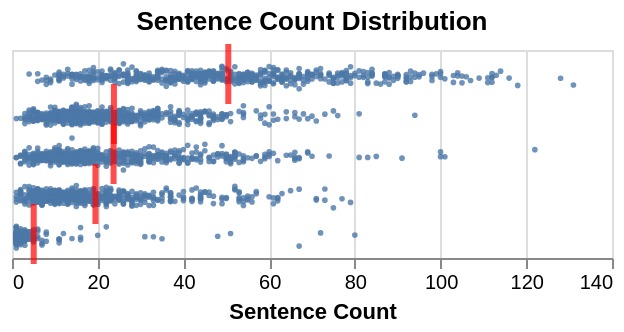

Notebook source saved alongside this figure:
### Code cell
gaussian_jitter = alt.Chart(dataq5_2_test, title='Sentence Count Distribution').mark_circle(size=8,).encode(
    y=y_enc,
    x=alt.X("sentence_count:Q", title="Sentence Count"),
    yOffset="jitter:Q",
    opacity=alt.when(selector).then(alt.value(0.8)).otherwise(alt.value(0.2))
).transform_calculate(
    jitter="sqrt(-2*log(random()))*cos(2*PI*random())"
).add_params(selector)

mean_bar = alt.Chart(dataq5_2_test).mark_tick(color='red', size=30,thickness=3).transform_aggregate(
    mean_sc="mean(sentence_count)",
    groupby=["character"]
).encode(
    x= alt.X("mean_sc:Q"),
    y=y_enc #
).transform_filter(selector)
jitter_final = (gaussian_jitter + mean_bar).properties(width=300)
jitter_final

### Figure 1 — Vega specification as saved in the notebook (floating-point values rounded to 4 significant figures; data arrays with more than 128 entries replaced by an {"elided": "..."} marker saying what was removed)
{"$schema": "https://vega.github.io/schema/vega/v6.json", "data": [{"name": "_server_data_2", "values": [{"character": "Bart", "mean_sc": 23.7}, {"character": "Homer", "mean_sc": 50.47}, {"character": "Lisa", "mean_sc": 19.47}, {"character": "Marge", "mean_sc": 23.79}, {"character": "Apu", "mean_sc": 5.071}]}, {"name": "param_0d7c80f1851cf81e_store"}, {"name": "source_0", "values": {"elided": "2450 records"}}, {"name": "data_0", "source": "source_0", "transform": [{"type": "formula", "expr": "sqrt(-2*log(random()))*cos(2*PI*random())", "as": "jitter"}, {"type": "formula", "expr": "datum[\"character\"]===\"Homer\" ? 0 : datum[\"character\"]===\"Marge\" ? 1 : datum[\"character\"]===\"Bart\" ? 2 : datum[\"character\"]===\"Lisa\" ? 3 : datum[\"character\"]===\"Apu\" ? 4 : 5", "as": "y_character_sort_index"}, {"type": "project", "fields": ["character", "jitter", "sentence_count", "y_character_sort_index"]}]}, {"name": "data_1", "source": "data_0", "transform": [{"type": "filter", "expr": "isValid(datum[\"sentence_count\"]) && isFinite(+datum[\"sentence_count\"]) && isValid(datum[\"jitter\"]) && isFinite(+datum[\"jitter\"])"}, {"type": "project", "fields": ["character", "jitter", "sentence_count"]}]}, {"name": "data_2", "source": "_server_data_2", "transform": [{"type": "filter", "expr": "!length(data(\"param_0d7c80f1851cf81e_store\")) || vlSelectionTest(\"param_0d7c80f1851cf81e_store\", datum)"}, {"type": "formula", "expr": "datum[\"character\"]===\"Homer\" ? 0 : datum[\"character\"]===\"Marge\" ? 1 : datum[\"character\"]===\"Bart\" ? 2 : datum[\"character\"]===\"Lisa\" ? 3 : datum[\"character\"]===\"Apu\" ? 4 : 5", "as": "y_character_sort_index"}, {"type": "project", "fields": ["character", "mean_sc", "y_character_sort_index"]}]}, {"name": "data_3", "source": "data_2", "transform": [{"type": "filter", "expr": "isValid(datum[\"mean_sc\"]) && isFinite(+datum[\"mean_sc\"])"}, {"type": "project", "fields": ["character", "mean_sc"]}]}, {"name": "data_0_y_domain_character_0", "source": "data_0", "transform": [{"type": "aggregate", "groupby": ["character"], "fields": ["y_character_sort_index"], "ops": ["min"], "as": ["sort_field"]}, {"type": "project", "fields": ["character", "sort_field"]}]}, {"name": "data_2_y_domain_character_1", "source": "data_2", "transform": [{"type": "aggregate", "groupby": ["character"], "fields": ["y_character_sort_index"], "ops": ["min"], "as": ["sort_field"]}, {"type": "project", "fields": ["character", "sort_field"]}]}, {"name": "data_1_yOffset_domain_jitter", "source": "data_1", "transform": [{"type": "formula", "expr": "+datum['jitter']", "as": "jitter"}, {"type": "aggregate", "groupby": [], "fields": ["jitter", "jitter"], "ops": ["min", "max"], "as": ["min", "max"]}]}], "signals": [{"name": "y_step", "value": 20}, {"name": "height", "update": "bandspace(domain('y').length, 0.2, 0.2) * y_step"}, {"name": "unit", "value": {}, "on": [{"events": "pointermove", "update": "isTuple(group()) ? group() : unit"}]}, {"name": "param_0d7c80f1851cf81e", "update": "vlSelectionResolve(\"param_0d7c80f1851cf81e_store\", \"union\", true, true)"}, {"name": "param_0d7c80f1851cf81e_tuple", "on": [{"events": [{"source": "scope", "type": "click"}], "update": "datum && item().mark.marktype !== 'group' && indexof(item().mark.role, 'legend') < 0 ? {unit: \"view_960701e8a9a1d714_0\", fields: param_0d7c80f1851cf81e_tuple_fields, values: [(item().isVoronoi ? datum.datum : datum)[\"character\"]]} : null", "force": true}, {"events": [{"source": "view", "type": "dblclick"}], "update": "null"}]}, {"name": "param_0d7c80f1851cf81e_tuple_fields", "value": [{"type": "E", "field": "character"}]}, {"name": "param_0d7c80f1851cf81e_toggle", "value": false, "on": [{"events": [{"source": "scope", "type": "click"}], "update": "event.shiftKey"}, {"events": [{"source": "view", "type": "dblclick"}], "update": "false"}]}, {"name": "param_0d7c80f1851cf81e_modify", "on": [{"events": {"signal": "param_0d7c80f1851cf81e_tuple"}, "update": "modify(\"param_0d7c80f1851cf81e_store\", param_0d7c80f1851cf81e_toggle ? null : param_0d7c80f1851cf81e_tuple, param_0d7c80f1851cf81e_toggle ? null : true, param_0d7c80f1851cf81e_toggle ? param_0d7c80f1851cf81e_tuple : null)"}]}], "marks": [{"type": "symbol", "name": "view_960701e8a9a1d714_0_marks", "from": {"data": "data_1"}, "encode": {"update": {"fill": {"value": "#4c78a8"}, "x": {"field": "sentence_count", "scale": "x"}, "size": {"value": 8}, "y": {"field": "character", "scale": "y", "offset": {"field": "jitter", "scale": "yOffset"}}, "opacity": [{"value": 0.8, "test": "!length(data(\"param_0d7c80f1851cf81e_store\")) || vlSelectionTest(\"param_0d7c80f1851cf81e_store\", datum)"}, {"value": 0.2}], "shape": {"value": "circle"}}}, "style": ["circle"], "interactive": true}, {"type": "rect", "name": "layer_1_marks", "from": {"data": "data_3"}, "encode": {"update": {"height": {"value": 30}, "fill": {"value": "red"}, "opacity": {"value": 0.7}, "xc": {"field": "mean_sc", "scale": "x"}, "yc": {"field": "character", "scale": "y", "band": 0.5}, "width": {"value": 3}}}, "style": ["tick"], "interactive": false}], "scales": [{"name": "x", "type": "linear", "domain": {"fields": [{"data": "data_1", "field": "sentence_count"}, {"data": "data_3", "field": "mean_sc"}]}, "range": [0, {"signal": "width"}], "zero": true, "nice": true}, {"name": "y", "type": "band", "domain": {"fields": [{"data": "data_0_y_domain_character_0", "field": "character"}, {"data": "data_2_y_domain_character_1", "field": "character"}], "sort": {"op": "max", "field": "sort_field"}}, "range": {"step": {"signal": "y_step"}}, "paddingOuter": 0.2, "paddingInner": 0.2}, {"name": "yOffset", "type": "linear", "domain": [{"signal": "(data(\"data_1_yOffset_domain_jitter\")[0] || {}).min"}, {"signal": "(data(\"data_1_yOffset_domain_jitter\")[0] || {}).max"}], "range": [0, {"signal": "bandwidth('y')"}], "zero": false}], "axes": [{"scale": "x", "tickCount": {"signal": "ceil(width/40)"}, "orient": "bottom", "minExtent": 0, "ticks": false, "zindex": 0, "domain": false, "aria": false, "grid": true, "maxExtent": 0, "labels": false, "gridScale": "y"}, {"scale": "x", "orient": "bottom", "grid": false, "labelOverlap": true, "labelFlush": true, "tickCount": {"signal": "ceil(width/40)"}, "zindex": 0, "title": "Sentence Count"}, {"scale": "y", "labels": false, "orient": "left", "domain": false, "ticks": false, "grid": false, "zindex": 0}], "title": {"text": "Sentence Count Distribution", "frame": "group"}, "width": 300, "style": "cell", "padding": 5, "background": "white"}
